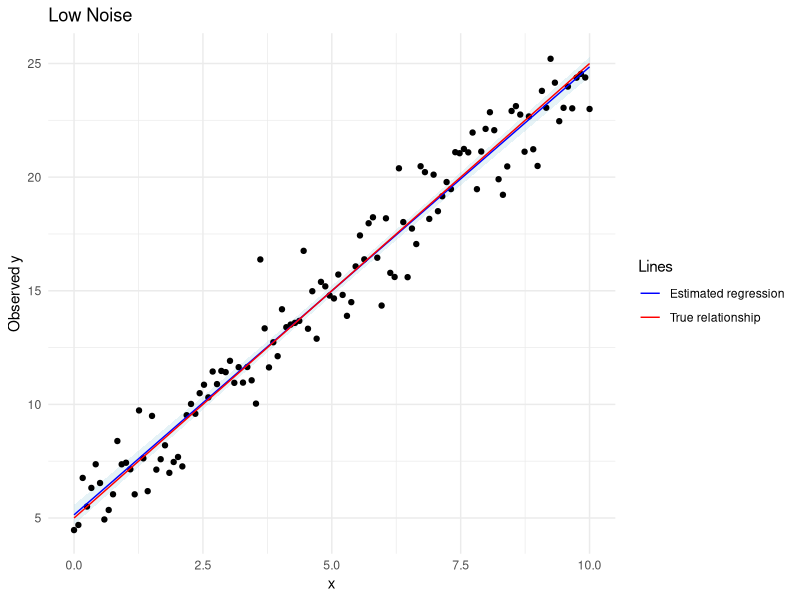
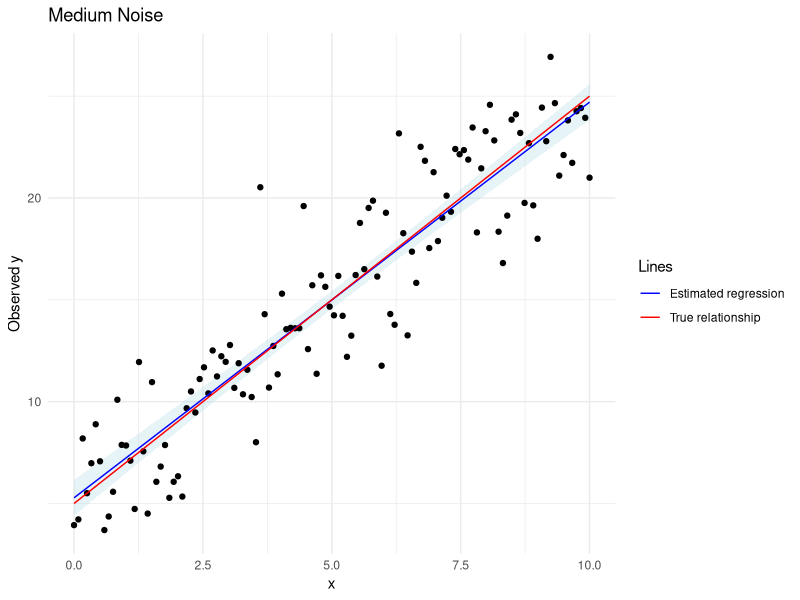
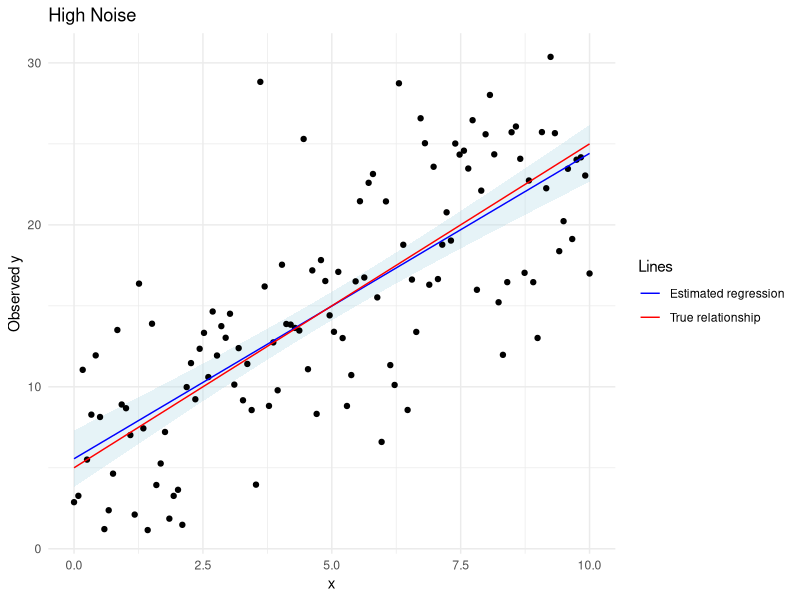

Generate these figures, in order, with R:
## ---- chunk 1
# Import libraries
library(tidyverse)
library(lmtest)

# 1. Define the true linear relationship

set.seed(123) # generate random numbers everytime we run the code

n <- 120 # number of observations

x <- seq(0, 10, length.out = n) # 120 values from 0 to 10

y_true <- 2 * x + 5 # true linear relationship without noise
## ---- chunk 2
# 2. Generate additive and multiplicative noise once

# Additive noise
additive_noise <- rnorm(n, mean = 0, sd = 1) 
# Generate additive random errors centered around 0

multiplicative_noise <- rnorm(n, mean = 0, sd = 0.050) 
# Generate multiplicative random errors centered around 0

## ---- chunk 3
# 3. Generate three datasets with increasing noise

# Low noise level
y_low <- data.frame(
  x = x,
  y_obs = y_true * (1 + multiplicative_noise) + additive_noise
)

# Medium noise level
y_medium <- data.frame(
  x = x,
  y_obs = y_true * (1 + 2 * multiplicative_noise) + 2 * additive_noise
)

# High noise level
y_high <- data.frame(
  x = x,
  y_obs = y_true * (1 + 4 * multiplicative_noise) + 4 * additive_noise
)

## ---- chunk 4
# 4. Define a function to add linear regression and confidence intervals to the datasets

add_regression_to_data <- function(data, model, ci = 0.95) {

  conf_interval <- predict(model, interval = "confidence", level = ci)
  # Calculate the fitted values and confidence interval limits

  data <- cbind(data, conf_interval)
  # Add these values as new columns in the dataset

  return(data) # Return the updated dataset
}
## ---- chunk 5
# 5. Fit linear regression models to each dataset

lm_low <- lm(y_obs ~ x, data = y_low) # low noise
lm_medium <- lm(y_obs ~ x, data = y_medium) # medium noise
lm_high <- lm(y_obs ~ x, data = y_high) # high noise

# 6. Summary statistics for each model

summary(lm_low)
summary(lm_medium)
summary(lm_high)
## ---- chunk 6
# 7. Apply the function to the three datasets

# Low noise level
y_low_ci <- add_regression_to_data(y_low, lm_low)

# Medium noise: multiply both errors by 2
y_medium_ci <- add_regression_to_data(y_medium, lm_medium)

# High noise: multiply both errors by 4
y_high_ci <- add_regression_to_data(y_high, lm_high)

#print(y_low)
#print(y_medium)
#print(y_high)

## ---- chunk 7
# 8.Function to plot the datasets with its regression and confidence interval

plot_regression <- function(data, title) {

  ggplot(data, aes(x = x, y = y_obs)) +
    geom_ribbon(aes(ymin = lwr, ymax = upr),
                fill = "lightblue", alpha = 0.3) + # 95% confidence interval
    geom_point() + # Observed data points
    geom_line(aes(y = fit, color = "Estimated regression")) + # Fitted regression
    geom_line(aes(y = 2 * x + 5, color = "True relationship")) + # True line
    scale_color_manual(values = c(
      "Estimated regression" = "blue",
      "True relationship" = "red"
    )) +
    labs(title = title, x = "x", y = "Observed y", color = "Lines") +
    theme_minimal()
}

# Generate the three plots separately
plot_regression(y_low_ci, "Low Noise")
plot_regression(y_medium_ci, "Medium Noise")
plot_regression(y_high_ci, "High Noise")
